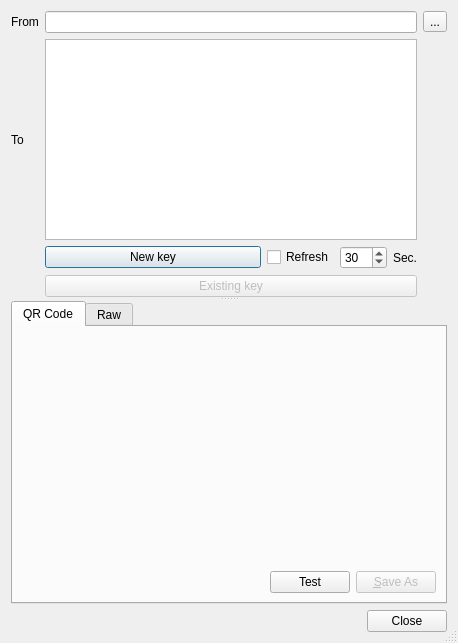
<?xml version="1.0" encoding="UTF-8"?>
<ui version="4.0">
 <class>cqp::KeyViewer</class>
 <widget class="QDialog" name="cqp::KeyViewer">
  <property name="geometry">
   <rect>
    <x>0</x>
    <y>0</y>
    <width>458</width>
    <height>643</height>
   </rect>
  </property>
  <property name="windowTitle">
   <string>QKD Key Viewer</string>
  </property>
  <property name="windowIcon">
   <iconset resource="images.qrc">
    <normaloff>:/icons/app</normaloff>:/icons/app</iconset>
  </property>
  <property name="sizeGripEnabled">
   <bool>true</bool>
  </property>
  <property name="modal">
   <bool>true</bool>
  </property>
  <layout class="QGridLayout" name="gridLayout_2">
   <item row="2" column="0">
    <widget class="QSplitter" name="splitter">
     <property name="orientation">
      <enum>Qt::Vertical</enum>
     </property>
     <widget class="QWidget" name="gridLayoutWidget">
      <layout class="QGridLayout" name="gridLayout">
       <item row="1" column="0">
        <widget class="QLabel" name="toSiteLbl">
         <property name="text">
          <string>To</string>
         </property>
        </widget>
       </item>
       <item row="0" column="0">
        <widget class="QLabel" name="fromSiteLbl">
         <property name="text">
          <string>From</string>
         </property>
        </widget>
       </item>
       <item row="3" column="1">
        <layout class="QHBoxLayout" name="horizontalLayout_3">
         <item>
          <widget class="QPushButton" name="newKey">
           <property name="enabled">
            <bool>true</bool>
           </property>
           <property name="sizePolicy">
            <sizepolicy hsizetype="Expanding" vsizetype="Fixed">
             <horstretch>0</horstretch>
             <verstretch>0</verstretch>
            </sizepolicy>
           </property>
           <property name="text">
            <string>New key</string>
           </property>
           <property name="icon">
            <iconset theme="filenew">
             <normaloff>.</normaloff>.</iconset>
           </property>
           <property name="checkable">
            <bool>false</bool>
           </property>
           <property name="checked">
            <bool>false</bool>
           </property>
          </widget>
         </item>
         <item>
          <widget class="QCheckBox" name="refreshEnable">
           <property name="text">
            <string>Refresh</string>
           </property>
          </widget>
         </item>
         <item>
          <widget class="QSpinBox" name="refreshTime">
           <property name="minimum">
            <number>1</number>
           </property>
           <property name="maximum">
            <number>999</number>
           </property>
           <property name="singleStep">
            <number>10</number>
           </property>
           <property name="value">
            <number>30</number>
           </property>
          </widget>
         </item>
         <item>
          <widget class="QLabel" name="refreshLbl">
           <property name="text">
            <string>Sec.</string>
           </property>
          </widget>
         </item>
        </layout>
       </item>
       <item row="0" column="1">
        <widget class="QLineEdit" name="fromSite"/>
       </item>
       <item row="5" column="1">
        <widget class="QPushButton" name="existingKey">
         <property name="enabled">
          <bool>false</bool>
         </property>
         <property name="text">
          <string>Existing key</string>
         </property>
         <property name="icon">
          <iconset theme="fileopen">
           <normaloff>.</normaloff>.</iconset>
         </property>
        </widget>
       </item>
       <item row="0" column="2">
        <widget class="QToolButton" name="refreshToList">
         <property name="text">
          <string>...</string>
         </property>
         <property name="icon">
          <iconset theme="view-refresh">
           <normaloff>.</normaloff>.</iconset>
         </property>
        </widget>
       </item>
       <item row="1" column="1">
        <widget class="QListWidget" name="toSite"/>
       </item>
      </layout>
     </widget>
     <widget class="QTabWidget" name="keyViewTabs">
      <property name="currentIndex">
       <number>0</number>
      </property>
      <widget class="QWidget" name="qrCodeTab">
       <attribute name="title">
        <string>QR Code</string>
       </attribute>
       <layout class="QGridLayout" name="gridLayout_4">
        <item row="0" column="0">
         <widget class="QLabel" name="qrCodeView">
          <property name="sizePolicy">
           <sizepolicy hsizetype="Expanding" vsizetype="Expanding">
            <horstretch>0</horstretch>
            <verstretch>0</verstretch>
           </sizepolicy>
          </property>
          <property name="text">
           <string/>
          </property>
          <property name="scaledContents">
           <bool>true</bool>
          </property>
         </widget>
        </item>
        <item row="1" column="0">
         <layout class="QHBoxLayout" name="horizontalLayout_2">
          <item>
           <spacer name="horizontalSpacer">
            <property name="orientation">
             <enum>Qt::Horizontal</enum>
            </property>
            <property name="sizeHint" stdset="0">
             <size>
              <width>40</width>
              <height>20</height>
             </size>
            </property>
           </spacer>
          </item>
          <item>
           <widget class="QPushButton" name="testQr">
            <property name="text">
             <string>Test</string>
            </property>
           </widget>
          </item>
          <item>
           <widget class="QPushButton" name="saveQr">
            <property name="enabled">
             <bool>false</bool>
            </property>
            <property name="sizePolicy">
             <sizepolicy hsizetype="Fixed" vsizetype="Fixed">
              <horstretch>0</horstretch>
              <verstretch>0</verstretch>
             </sizepolicy>
            </property>
            <property name="text">
             <string>&amp;Save As</string>
            </property>
            <property name="icon">
             <iconset theme="filesaveas">
              <normaloff>.</normaloff>.</iconset>
            </property>
           </widget>
          </item>
         </layout>
        </item>
       </layout>
      </widget>
      <widget class="QWidget" name="hexTab">
       <attribute name="title">
        <string>Raw</string>
       </attribute>
       <layout class="QGridLayout" name="gridLayout_3">
        <item row="0" column="0">
         <widget class="QLabel" name="idLbl">
          <property name="text">
           <string>ID</string>
          </property>
         </widget>
        </item>
        <item row="0" column="1">
         <widget class="QLineEdit" name="id">
          <property name="readOnly">
           <bool>true</bool>
          </property>
         </widget>
        </item>
        <item row="1" column="0">
         <widget class="QLabel" name="formatLbl">
          <property name="text">
           <string>Format</string>
          </property>
         </widget>
        </item>
        <item row="1" column="1">
         <layout class="QHBoxLayout" name="horizontalLayout">
          <item>
           <widget class="QRadioButton" name="formatHex">
            <property name="text">
             <string>Hex</string>
            </property>
            <property name="checked">
             <bool>true</bool>
            </property>
            <attribute name="buttonGroup">
             <string notr="true">formatGroup</string>
            </attribute>
           </widget>
          </item>
          <item>
           <widget class="QRadioButton" name="formatBase64">
            <property name="text">
             <string>BASE64</string>
            </property>
            <attribute name="buttonGroup">
             <string notr="true">formatGroup</string>
            </attribute>
           </widget>
          </item>
         </layout>
        </item>
        <item row="2" column="0">
         <widget class="QLabel" name="keyHexViewLbl">
          <property name="text">
           <string>Value</string>
          </property>
         </widget>
        </item>
        <item row="2" column="1">
         <widget class="QPlainTextEdit" name="keyHexView">
          <property name="readOnly">
           <bool>true</bool>
          </property>
         </widget>
        </item>
       </layout>
      </widget>
     </widget>
    </widget>
   </item>
   <item row="3" column="0">
    <widget class="QDialogButtonBox" name="buttonBox">
     <property name="orientation">
      <enum>Qt::Horizontal</enum>
     </property>
     <property name="standardButtons">
      <set>QDialogButtonBox::Close</set>
     </property>
    </widget>
   </item>
  </layout>
 </widget>
 <resources>
  <include location="images.qrc"/>
 </resources>
 <connections>
  <connection>
   <sender>buttonBox</sender>
   <signal>accepted()</signal>
   <receiver>cqp::KeyViewer</receiver>
   <slot>accept()</slot>
   <hints>
    <hint type="sourcelabel">
     <x>248</x>
     <y>254</y>
    </hint>
    <hint type="destinationlabel">
     <x>157</x>
     <y>274</y>
    </hint>
   </hints>
  </connection>
  <connection>
   <sender>buttonBox</sender>
   <signal>rejected()</signal>
   <receiver>cqp::KeyViewer</receiver>
   <slot>reject()</slot>
   <hints>
    <hint type="sourcelabel">
     <x>316</x>
     <y>260</y>
    </hint>
    <hint type="destinationlabel">
     <x>286</x>
     <y>274</y>
    </hint>
   </hints>
  </connection>
 </connections>
 <buttongroups>
  <buttongroup name="formatGroup"/>
 </buttongroups>
</ui>
